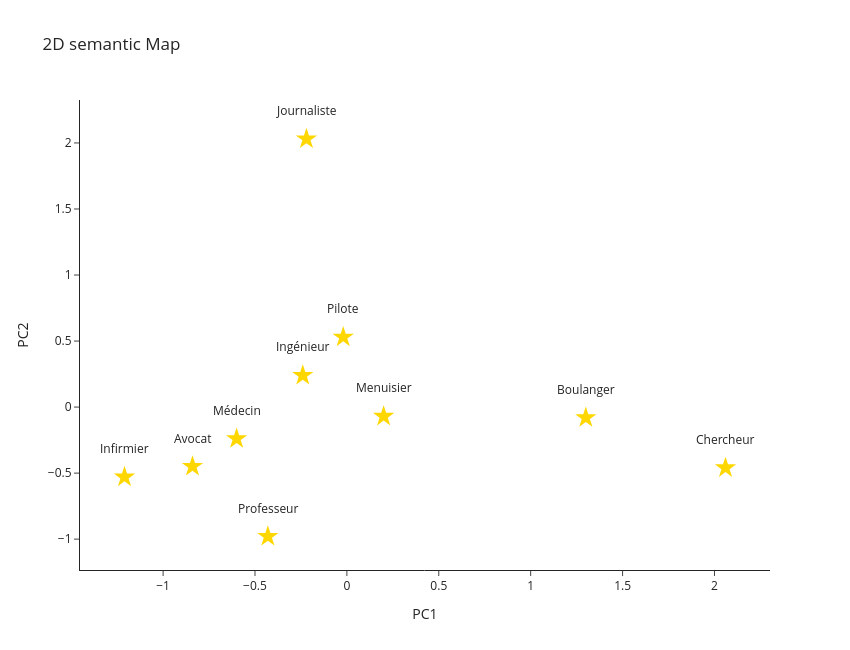

Notebook source saved alongside this figure:
### Code cell
#================================================
# 4 Semantic map 2D
#================================================
# Cette carte est une projection des concepts dans un espace mathématique.
# Deux points proches représentent des concepts dont les représentations 
# internes sont proches.

fig_map = plot_map(
    df=df,
    title="2D semantic Map",
    icons=icons,
    show_labels=True,
    show_icons=False,
)

fig_map.show()

### Figure 1 — Plotly figure (JSON) as saved in the notebook; plotly's stock layout.template omitted (floating-point values rounded to 4 significant figures)
{"data": [{"hoverinfo": "text", "hovertext": ["🩺 <b>Médecin</b><br>PC1 : -0.60<br>PC2 : -0.24", "💉 <b>Infirmier</b><br>PC1 : -1.21<br>PC2 : -0.53", "👷 <b>Ingénieur</b><br>PC1 : -0.24<br>PC2 : 0.24", "🔬 <b>Chercheur</b><br>PC1 : 2.06<br>PC2 : -0.46", "👨🏫 <b>Professeur</b><br>PC1 : -0.43<br>PC2 : -0.98", "⚖️ <b>Avocat</b><br>PC1 : -0.84<br>PC2 : -0.45", "📰 <b>Journaliste</b><br>PC1 : -0.22<br>PC2 : 2.03", "🥖 <b>Boulanger</b><br>PC1 : 1.30<br>PC2 : -0.08", "🪚 <b>Menuisier</b><br>PC1 : 0.20<br>PC2 : -0.07", "✈️ <b>Pilote</b><br>PC1 : -0.02<br>PC2 : 0.53"], "marker": {"color": "gold", "size": 16, "symbol": "star"}, "mode": "markers", "showlegend": false, "type": "scatter", "x": [-0.6, -1.21, -0.24, 2.06, -0.43, -0.84, -0.22, 1.3, 0.2, -0.02], "y": [-0.24, -0.53, 0.24, -0.46, -0.98, -0.45, 2.03, -0.08, -0.07, 0.53]}], "layout": {"annotations": [{"showarrow": false, "text": "Médecin", "x": -0.6, "xanchor": "center", "y": -0.24, "yanchor": "bottom", "yshift": 18}, {"showarrow": false, "text": "Infirmier", "x": -1.21, "xanchor": "center", "y": -0.53, "yanchor": "bottom", "yshift": 18}, {"showarrow": false, "text": "Ingénieur", "x": -0.24, "xanchor": "center", "y": 0.24, "yanchor": "bottom", "yshift": 18}, {"showarrow": false, "text": "Chercheur", "x": 2.06, "xanchor": "center", "y": -0.46, "yanchor": "bottom", "yshift": 18}, {"showarrow": false, "text": "Professeur", "x": -0.43, "xanchor": "center", "y": -0.98, "yanchor": "bottom", "yshift": 18}, {"showarrow": false, "text": "Avocat", "x": -0.84, "xanchor": "center", "y": -0.45, "yanchor": "bottom", "yshift": 18}, {"showarrow": false, "text": "Journaliste", "x": -0.22, "xanchor": "center", "y": 2.03, "yanchor": "bottom", "yshift": 18}, {"showarrow": false, "text": "Boulanger", "x": 1.3, "xanchor": "center", "y": -0.08, "yanchor": "bottom", "yshift": 18}, {"showarrow": false, "text": "Menuisier", "x": 0.2, "xanchor": "center", "y": -0.07, "yanchor": "bottom", "yshift": 18}, {"showarrow": false, "text": "Pilote", "x": -0.02, "xanchor": "center", "y": 0.53, "yanchor": "bottom", "yshift": 18}], "height": 650, "title": {"text": "2D semantic Map"}, "width": 850, "xaxis": {"title": {"text": "PC1"}}, "yaxis": {"title": {"text": "PC2"}}}}
